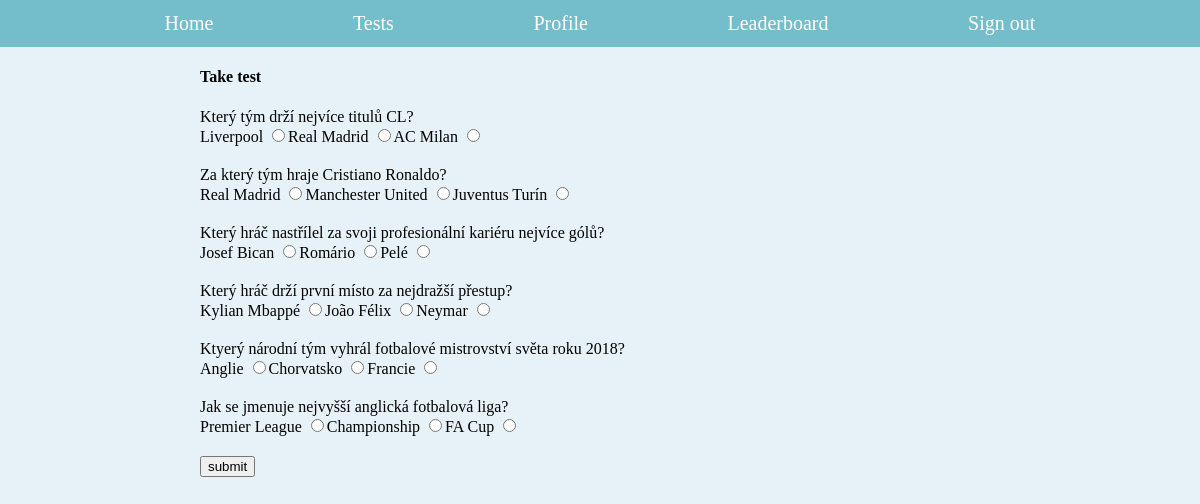
/take_test.php?id=1 (signed in), run on the app's committed database.
### tables this page shows
CREATE TABLE `questions` (
  `id` int(10) UNSIGNED NOT NULL,
  `title` char(80) NOT NULL,
  `option1` char(50) NOT NULL,
  `option2` char(50) NOT NULL,
  `option3` char(50) NOT NULL,
  `correctOptionIndex` int(10) UNSIGNED NOT NULL,
  `test` int(10) UNSIGNED NOT NULL
);

### server/Database.php (called while the page is built, shortened)
<?php
class Database
{
    public $db;
    private $host = 'localhost';
    private $user = 'quiz_web';
    private $pass = 'cisco';
    private $database = 'quiz_web';
    public function __construct()
    {
        $this->db = mysqli_connect($this->host, $this->user, $this->pass, $this->database);
    }
    public function getTest($idTest)
    {
        $sql = $this->db->prepare('SELECT DISTINCT q.id, q.title, q.option1, q.option2, q.option3, q.correctOptionIndex FROM tests as t INNER JOIN questions as q ON q.test = ?');
        $sql->bind_param('i', $idTest);
        $sql->execute();
        printf($sql->error);
        $result = $sql->get_result();
        return $result;
    }
}
$database = new Database();

### take_test.php (the view, shortened to what this page needs)
<?php include './templates/header.php'; ?>
<?php
    require_once './server/Database.php';
    if (!empty($_REQUEST['id'])) {
        $test = $database->getTest($_REQUEST['id']);
    }
?>
<section class="take-test">
    <h4>Take test</h4>
    <?php echo '<form action="mark_test.php?id='.$_REQUEST['id'].'" method="post">'; ?>
        <?php
            while ($row = $test->fetch_assoc()) {
                echo '<div class="question">';
                echo '<div>'.$row['title'].'</div>';
                echo '<div>';
                echo $row['option1'].' <input type="radio" name="question'.$row['id'].'" value="1" required>';
                echo $row['option2'].' <input type="radio" name="question'.$row['id'].'" value="2" required>';
                echo $row['option3'].' <input type="radio" name="question'.$row['id'].'" value="3" required>';
                echo '</div>';
                echo '</div>';
            }
        ?>
        <input type="submit" value="submit" name="submit">
    </form>
</section>
<?php include './templates/footer.php'; ?>

### templates/header.php (shortened to what this page needs)
<!DOCTYPE html>
<html lang="en">
<head>
    <link rel="stylesheet" href="../styles/main.css">
    <link rel="stylesheet" href="../styles/header.css">
    <link rel="stylesheet" href="../styles/signup.css">
    <link rel="stylesheet" href="../styles/tests.css">
    <link rel="stylesheet" href="../styles/take_test.css">
    <link rel="stylesheet" href="../styles/profile.css">
</head>
<body>
    <header>
        <nav class="menu">
            <ul class="menu-list">
                <li class="menu-link">
                    <a href="/">Home</a>
                </li>
                <?php
                if (isset($_SESSION['idUser'])) {
                    echo '<li class="menu-link">
                    <a href="/tests.php">Tests</a>
                </li>
                <li class="menu-link">
                    <a href="/profile.php">Profile</a>
                </li>
                <li class="menu-link">
                    <a href="/leaderboard.php">Leaderboard</a>
                </li>
                <li class="menu-link">
                    <a href="/signout.php">Sign out</a>
                </li>
                ';
                }
                ?>
            </ul>
        </nav>
    </header>
    <main>

### templates/footer.php
</main>
</body>
</html>

### styles/main.css (style rules this page uses)
:root { --color-primary: #E7F2F8; --color-secondary: #74BDCB; --color-salmon: #FFA384; --color-biege: #EFE7BC; }
html, body { margin: 0; padding: 0; width: 100%; height: 100%; font-size: 62.5%; background-color: var(--color-primary); }
main { font-size: 1.6rem; max-width: 80rem; margin: 0 auto; }

### styles/header.css (style rules this page uses)
.menu { background-color: var(--color-secondary); height: 2.3rem; font-size: 2rem; padding: 1.2rem 2.5rem; }
.menu-list { width: 100%; height: 100%; display: flex; flex-direction: row; justify-content: space-evenly; list-style-type: none; padding: 0; margin: 0; }
.menu-link { transition: all 0.3s ease; }
.menu-link a { color: #fff; text-decoration: none; }

### styles/take_test.css (style rules this page uses)
.question:not(:last-child) { margin-bottom: 2rem; }

### data on the page
questions: title "Který tým drží nejvíce titulů CL?", option1 "Liverpool", option2 "Real Madrid", option3 "AC Milan"
questions: title "Za který tým hraje Cristiano Ronaldo?", option1 "Real Madrid", option2 "Manchester United", option3 "Juventus Turín"
questions: title "Který hráč nastřílel za svoji profesionální kariéru nejvíce gólů?", option1 "Josef Bican", option2 "Romário", option3 "Pelé"
questions: title "Který hráč drží první místo za nejdražší přestup?", option1 "Kylian Mbappé", option2 "João Félix", option3 "Neymar"
questions: title "Ktyerý národní tým vyhrál fotbalové mistrovství světa roku 2018?", option1 "Anglie", option2 "Chorvatsko", option3 "Francie"
questions: title "Jak se jmenuje nejvyšší anglická fotbalová liga?", option1 "Premier League", option2 "Championship", option3 "FA Cup"
